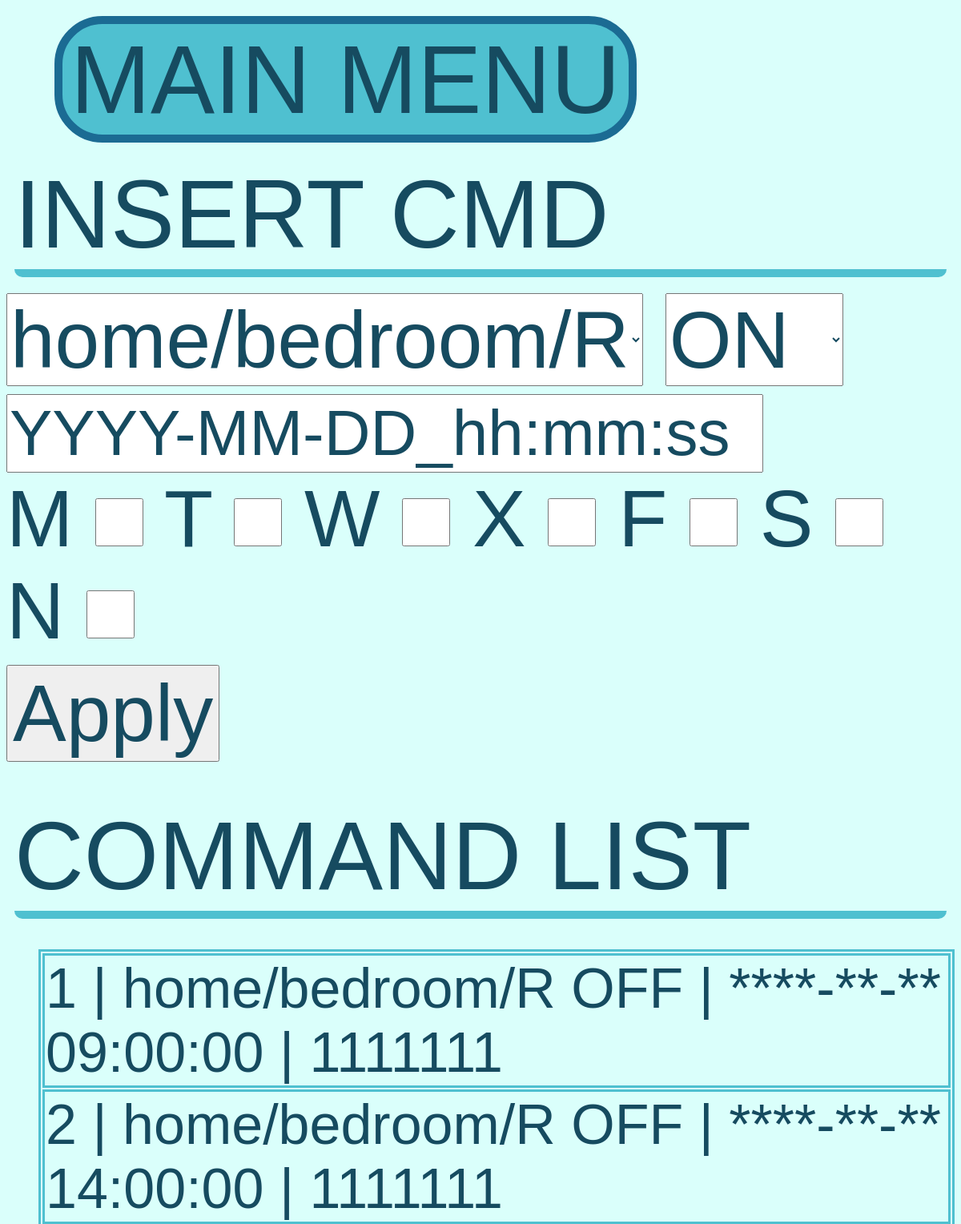
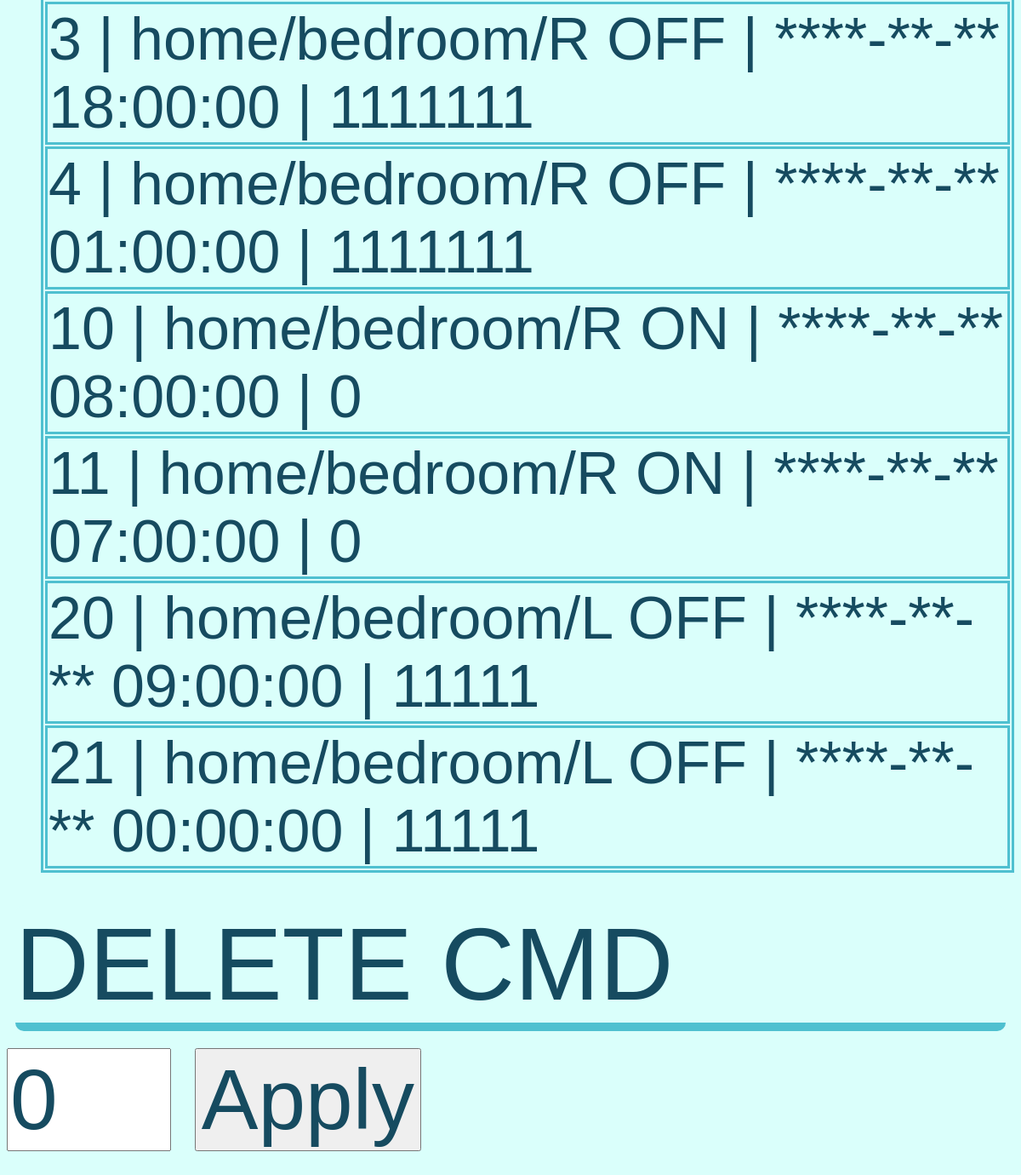
/frontend/src/programed_commands_UI.php, run on the app's committed database (2 pictures, top to bottom).
### tables this page shows
CREATE TABLE `programed_commands` (
  `ID` int(11) NOT NULL,
  `COMMAND` varchar(256) NOT NULL,
  `DATETIME` varchar(20) NOT NULL,
  `WEEKDAY` int(11) NOT NULL
);

### frontend/src/programed_commands_UI.php (the view, shortened to what this page needs)
<head>
<link rel="stylesheet" href="css/UI_styles_1.css">
</head>
<body>
    <?php
        $external_ip = getenv("EXTERNAL_IP")?:"localhost";
        $external_port = getenv("EXTERNAL_PORT")?:"80";
        echo '<form action="http://'.$external_ip;
        echo ":".$external_port;
    ?>/index.php" method="get">
    <button class='tittle_button' type="submit">MAIN MENU</button>
    </form>
    <div><div class='section'>INSERT CMD</div>
    <?php
    echo "<form class='filter' action='http://".$external_ip;
    echo ":".$external_port."/php/insert_command.php' method='get'>";
    ?>
    <select class='filter' name='TOPIC'>
    	<option class='filter' value='home/bedroom/R'>home/bedroom/R</option>
    </select>
    <select class='filter' name='VALUE'>
    	<option class='filter' value='ON'>ON</option>
    </select>
    <input class='datetime_filter' type="text" name="DATETIME" value="YYYY-MM-DD_hh:mm:ss" maxlength="19" size="18">
    <DIV>
	    M <input class='filter' type="checkbox" name="M" value="M" style="width:60px;height:60px;">
	    T <input class='filter' type="checkbox" name="T" value="T" style="width:60px;height:60px;">
	    W <input class='filter' type="checkbox" name="W" value="W" style="width:60px;height:60px;">
	    X <input class='filter' type="checkbox" name="X" value="X" style="width:60px;height:60px;">
	    F <input class='filter' type="checkbox" name="F" value="F" style="width:60px;height:60px;">
	    S <input class='filter' type="checkbox" name="S" value="S" style="width:60px;height:60px;">
	    N <input class='filter' type="checkbox" name="N" value="N" style="width:60px;height:60px;">
    </div>
    <button class='filter' type="submit">Apply</button></form><br>
    <div class='section'>COMMAND LIST</div><br><table>
    <?php
    $servername = getenv("DB_HOSTNAME")?:"mysql";
    $username = getenv("DB_USER")?:"root";
    $password = getenv("DB_PASSWORD")?:"root";
    $database = getenv("DB_NAME")?:"DomoServer";
    $conn = new mysqli($servername, $username, $password, $database);
    $sql = "SELECT * FROM `programed_commands` where ID < 100 ORDER BY `ID` ASC";
    $result = $conn->query($sql);
    if ($result->num_rows > 0) {
        while($row = $result->fetch_assoc())
	    {
		$offset = strlen("python mqtt_send_to_topic_and_ddbb.py");
		$command = substr($row["COMMAND"], $offset);
		echo "<tr><td class='logs'> " . $row["ID"] ." |" . $command
			." | ".$row["DATETIME"]." | ". decbin($row["WEEKDAY"]) ."</td></tr>";
            }
    }
    ?>
    </table></div><br>
    <div><div class='section'>DELETE CMD</div>
    <?php
    echo "<form class='filter' action='http://".$external_ip;
    echo ":".$external_port."/php/delete_command.php' method='get'>";
    ?>
    <input class='filter' type="text" name="ID" value="0" maxlength="3" size="1">
    <button class='filter' type="submit">Apply</button></form><br>
</body>

### frontend/src/css/UI_styles_1.css (style rules this page uses)
.section { font-size: 120px; border-bottom: 10px solid; border-radius: 10px; color: var(--text); border-color: var(--base); background-color: var(--background); margin: 10px 10px 10px 10px; }
.filter { font-size: 100px; margin-left: 120px; color: var(--text); margin: 10px 0px 10px 0px; }
.datetime_filter { font-size: 80px; color: var(--text); }
.tittle_button { font-size: 120px; border: 10px solid; border-radius: 60px; margin: 10px 10px 10px 60px; color: var(--text); border-color: var(--border); background-color: var(--base); padding: 0px 10px 0px 10px; }
table, th, td { border: 3px solid; border-color: var(--base); }
table { font-size: 70px; margin-left: 120px; color: var(--text); background-color: var(--background); margin: 10px 0px 10px 40px; }
form { font-size: 100px; margin: 10px 0px 10px 0px; color: var(--text); }
body { font-family: sans-serif; background-color: var(--background); }

### frontend/src/programed_commands_UI.php (style rules this page uses)
table, th, td { border: 3px solid; border-color: var(--base); }
.datetime_filter { font-size: 80px; color: var(--text); }

### data on the page
programed_commands: ID "1", COMMAND "home/bedroom/R OFF", DATETIME "****-**-** 09:00:00", WEEKDAY "1111111"
programed_commands: ID "2", COMMAND "home/bedroom/R OFF", DATETIME "****-**-** 14:00:00", WEEKDAY "1111111"
programed_commands: ID "3", COMMAND "home/bedroom/R OFF", DATETIME "****-**-** 18:00:00", WEEKDAY "1111111"
programed_commands: ID "4", COMMAND "home/bedroom/R OFF", DATETIME "****-**-** 01:00:00", WEEKDAY "1111111"
programed_commands: ID "10", COMMAND "home/bedroom/R ON", DATETIME "****-**-** 08:00:00", WEEKDAY "0"
programed_commands: ID "11", COMMAND "home/bedroom/R ON", DATETIME "****-**-** 07:00:00", WEEKDAY "0"
programed_commands: ID "20", COMMAND "home/bedroom/L OFF", DATETIME "****-**-** 09:00:00", WEEKDAY "11111"
programed_commands: ID "21", COMMAND "home/bedroom/L OFF", DATETIME "****-**-** 00:00:00", WEEKDAY "11111"
